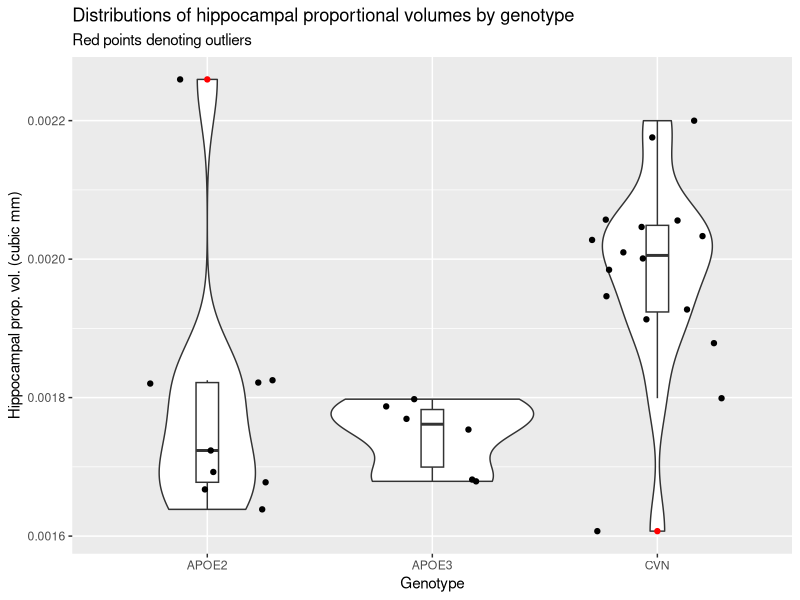
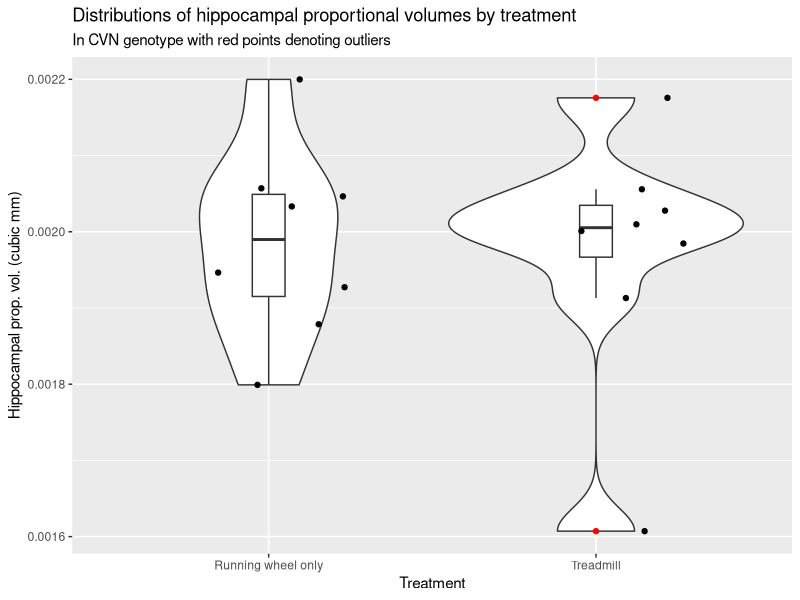

R code for these plots, in order: (Note: this script raises an error after producing the figures.)
## ---- chunk 1
library(tidyverse)
data <- read.csv("memri.csv")
cvn_data <- read.csv("CVNanalysis.csv")
view(cvn_data)
## ---- chunk 2
graph <- data %>% 
  filter(! is.na(Proportional.Volume)) %>% 
  filter(! is.na(genotype)) %>% 
  filter(genotype != "") %>% 
  filter(genotype != "HN") %>% 
  mutate(geno = case_when(
    genotype == "APOE2" | genotype == "APOE22" ~ "APOE2",
    genotype == "APOE3" | genotype == "APOE33" ~ "APOE3",
    genotype == "CVN" ~ "CVN"
  )) %>% 
  group_by(geno) %>% 
  select(Proportional.Volume, geno)

ggplot(data = graph, aes(factor(geno), Proportional.Volume)) +
  geom_violin() +
  geom_boxplot(width = 0.1, outlier.color = "red") +
  geom_jitter(height = 0, width = 0.3) +
  labs(x = "Genotype",
       y = "Hippocampal prop. vol. (cubic mm)",
       title = "Distributions of hippocampal proportional volumes by genotype",
       subtitle = "Red points denoting outliers") 

  
## ---- chunk 3
cvn_graph <- cvn_data %>% 
  filter(! is.na(Proportional.Volume)) %>%
  mutate(treat = case_when(
    Treatment == "runningwheel_only" ~ "Running wheel only",
    Treatment == "treadmill" ~ "Treadmill"
  )) %>% 
  group_by(treat) %>% 
  select(Proportional.Volume, treat)

ggplot(data = cvn_graph, aes(factor(treat), Proportional.Volume)) +
  geom_violin() +
  geom_boxplot(width = 0.1, outlier.color = "red") +
  geom_jitter(height = 0, width = 0.3) +
  labs(x = "Treatment",
       y = "Hippocampal prop. vol. (cubic mm)",
       title = "Distributions of hippocampal proportional volumes by treatment",
       subtitle = "In CVN genotype with red points denoting outliers") 

t.test(cvn_graph$treat)
  
